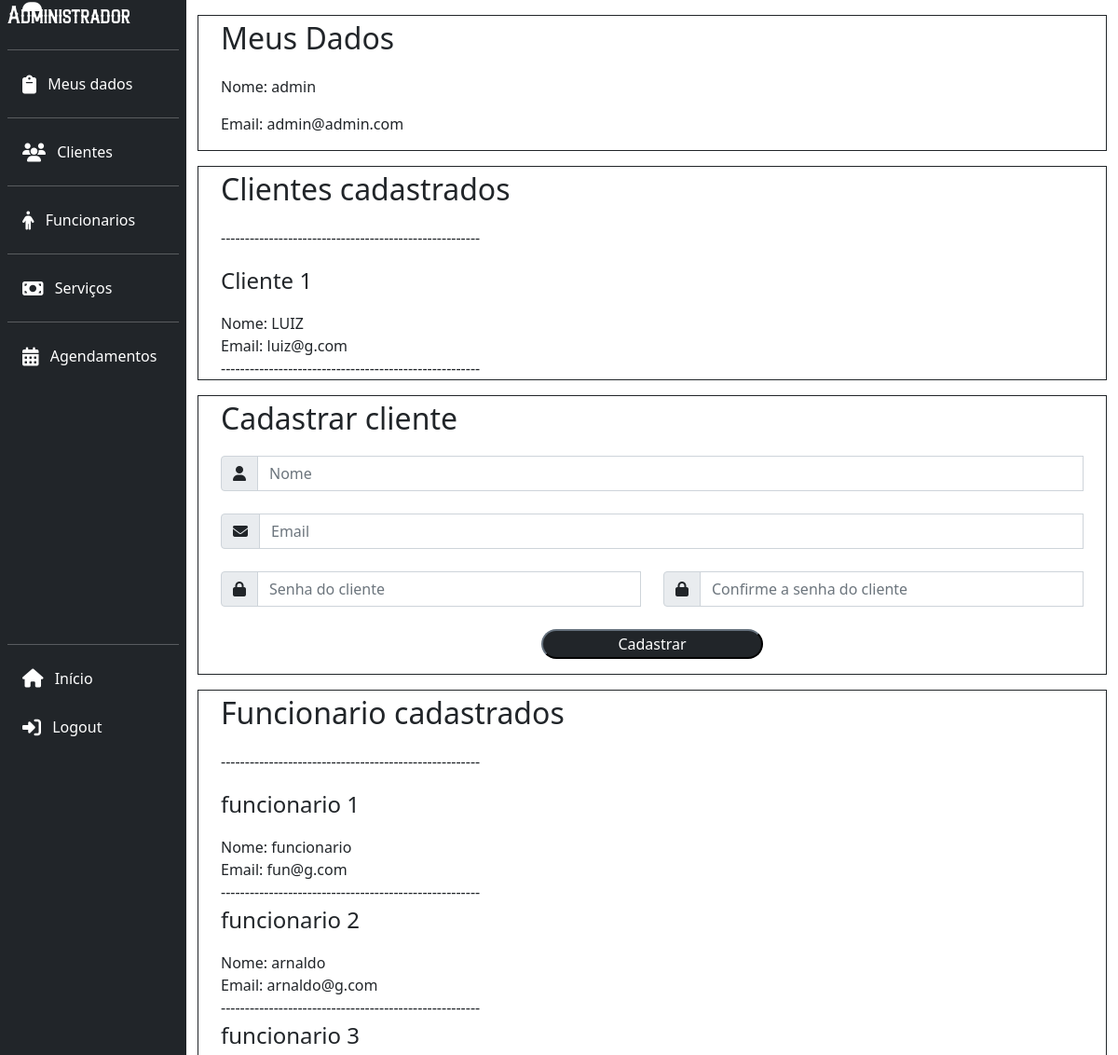
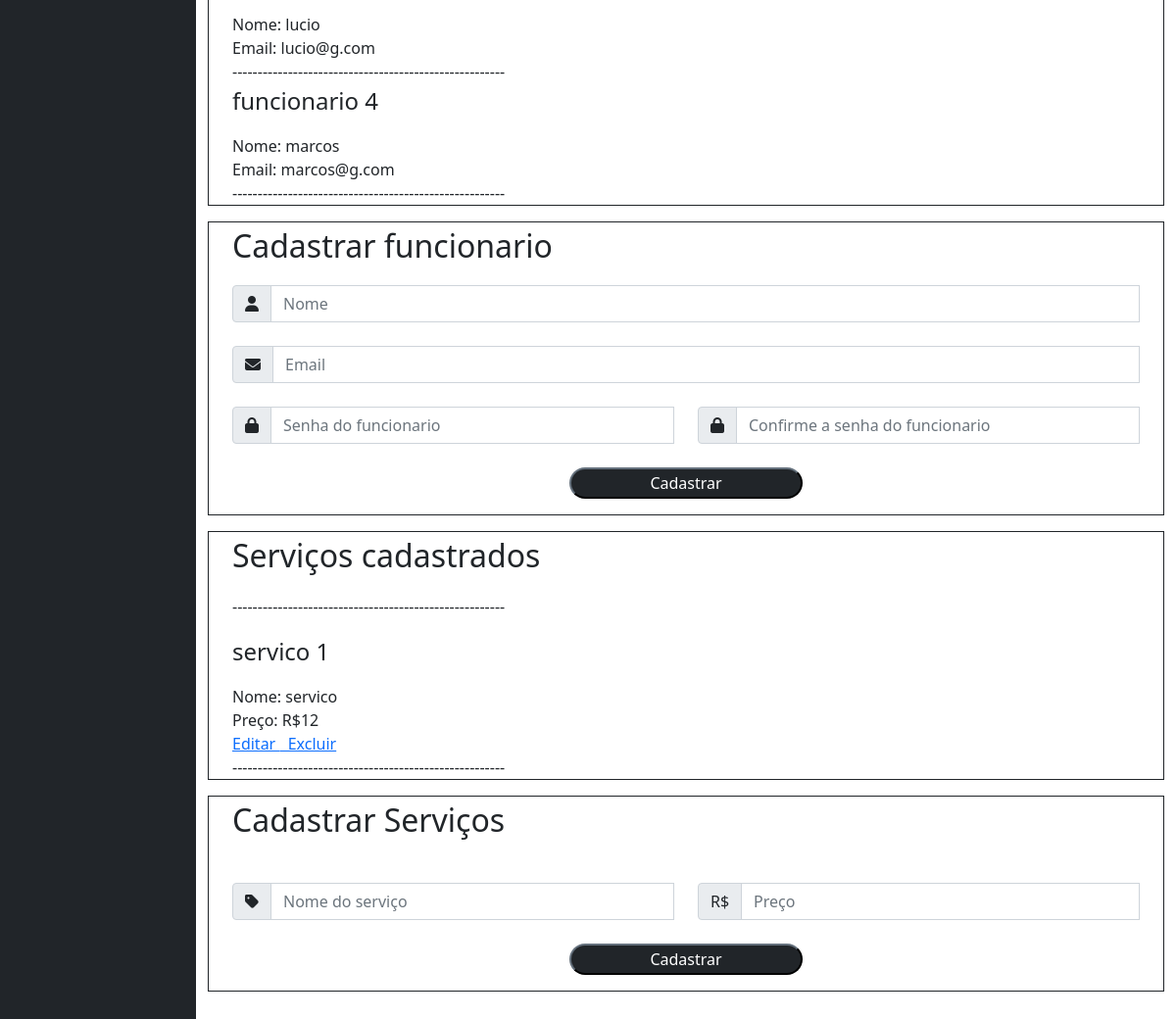
Page /php/perfiladm.php (signed in) on the committed database (2 pictures, top to bottom).
### tables this page shows
CREATE TABLE adm ( 
    id_adm int NOT NULL AUTO_INCREMENT, 
    nome varchar(100) NOT NULL, 
    email varchar(100) NOT NULL, 
    senha varchar(255) NOT NULL, 
    primary key(id_adm) 
);

CREATE TABLE cliente ( 
    id_cliente int NOT NULL AUTO_INCREMENT, 
    nome varchar(100) NOT NULL, 
    email varchar(100) NOT NULL, 
    senha varchar(255) NOT NULL, 
    primary key(id_cliente) 
);

CREATE TABLE funcionario ( 
    id_funcionario int NOT NULL AUTO_INCREMENT, 
    nome varchar(100) NOT NULL, 
    email varchar(100) NOT NULL, 
    senha varchar(255) NOT NULL, 
    primary key(id_funcionario) 
);

CREATE TABLE servico ( 
    id_servico int NOT NULL AUTO_INCREMENT, 
    nome varchar(100) NOT NULL, 
    preco int NOT NULL, 
    primary key(id_servico)
);

### php/perfiladm.php (the view, shortened to what this page needs)
<?php
    include "../sql/conectamysqlcdb.php";
    $id = $_SESSION['adm'];
    $sql1 = "SELECT nome, email, senha FROM adm WHERE id_adm ='$id'";
    $resadm = mysqli_query($mysqli, $sql1);
    $adm = mysqli_fetch_array($resadm);
?>
<html>
    <head>
        <link rel="stylesheet" type="text/css" href="../css/style.css">
        <link href="https://cdn.jsdelivr.net/npm/bootstrap@5.0.0/dist/css/bootstrap.min.css" rel="stylesheet" >
    </head>
    <body>
    <div class="container-fluid">
        <div class="row flex-nowrap">
            <div class="col-auto col-md-3 col-xl-2 px-sm-2 px-0 bg-dark">
                <div class="d-flex flex-column text-white min-vh-100 sticky-top">
                    <a href="" class="align-items-center mb-3 mb-md-0 me-md-auto text-white text-decoration-none">
                        <span class="fs-4 fontecdb d-none d-md-inline-block">Administrador</span>
                    </a>
                    <hr class="d-none d-md-inline-block">
                    <ul class="nav nav-pills flex-column mb-auto">
                    <li class="nav-item">
                        <a href="#dados" class="nav-link text-white" aria-current="page">
                            <i class="fa-solid fa-clipboard fa-lg me-2" ></i>
                            <span class="fs-6 d-none d-md-inline-block"> Meus dados</span>
                        </a>
                    </li>
                    <hr class="d-none d-md-block">
                    <li>
                        <a href="#clientes" class="nav-link text-white" aria-current="page">
                            <i class="fa-solid fa-users fa-lg me-2" ></i>
                            <span class="fs-6 d-none d-md-inline-block">Clientes</span>
                        </a>
                    </li>
                    <hr class="d-none d-md-block">
                    <li>
                        <a href="#funcionarios" class="nav-link text-white">
                            <i class="fa-solid fa-person fa-lg me-2" ></i>
                            <span class="fs-6 d-none d-md-inline-block">Funcionarios</span>
                        </a>
                    </li>
                    <hr class="d-none d-md-block">
                    <li>
                        <a href="#servicos" class="nav-link text-white">
                            <i class="fa-solid fa-money-bill fa-lg me-2" ></i>
                            <span class="fs-6 d-none d-md-inline-block">Serviços</span>
                        </a>
                    </li>
                    <hr class="d-none d-md-block">
                    <li>
                        <a href="#" class="nav-link text-white">
                            <i class="fa-solid fa-calendar-days fa-lg me-2" ></i>
                            <span class="fs-6 d-none d-md-inline-block"> Agendamentos</span>
                        </a>
                    </li>
                    </ul>
                    <hr>
                    <a href="mainpage.php" class="nav-link text-white">
                        <i class="fa-solid fa-home fa-lg me-2" ></i>
                        <span class="fs-6 d-none d-md-inline-block">Início</span>
                    </a>
                    <a href="logout.php" class="nav-link text-white">
                        <i class="fa-solid fa-right-to-bracket fa-lg mb-1 me-2 mt-4" ></i>
                        <span class="fs-6 d-none d-md-inline-block">Logout</span>
                    </a>
                    </div>
                </div>
                <div class="col py-3">
                    <div class="container border border-dark" id="dados">
                    <p class="fs-2">Meus Dados</p>
                    <?php
                        echo "<p>Nome: ".$adm["nome"]."</p>";
                        echo "<p>Email: ".$adm["email"]."</p>";
                    ?>
                </div>
                <div class="col py-3">
                <div class="container border border-dark" id="clientes">
                    <p class="fs-2">Clientes cadastrados</p>
                    <p>------------------------------------------------------</p>
                    <?php
                        $sql1 = "SELECT * FROM cliente;";
                        $rescliente = mysqli_query($mysqli, $sql1);
                        $linhascliente = mysqli_num_rows($rescliente);
                        for($i=0; $i < $linhascliente; $i++){
                            $cliente = mysqli_fetch_array($rescliente);
                            echo "<p class='fs-4'>Cliente ".$cliente['id_cliente']."</p>";
                            echo "Nome: ".$cliente["nome"]."<br>";
                            echo "Email: ".$cliente["email"]."<br>";
                            echo "------------------------------------------------------<br>";
                           }
                    ?>
                </div>
                <div class="col py-3">
                    <div class="container border border-dark">
                    <p class="fs-2">Cadastrar cliente</p>
                    <form action="editlog.php" method="POST" class="needs-validation" novalidate>
                        <div class="form-row">
                            <div class="form-group col">
                                <div class="input-group mt-2">
                                    <span class="input-group-text"><i class="fa-solid fa-user"></i></span>
                                    <input type="text" class="form-control" id="nome" name="nome" placeholder="Nome" required>
                                </div>
                            </div>
                            <div class="form-group col">
                                <div class="input-group mt-4">
                                    <span class="input-group-text"><i class="fas fa-envelope"></i></span>
                                    <input type="email" class="form-control" id="emailcadastrocliente" name="emailcadastrocliente" placeholder="Email" required>
                                </div>
                            </div>
                        </div>
                        <div class="row">
                          <div class="col-6">
                            <div class="input-group mt-4">
                                <span class="input-group-text"><i class="fas fa-lock"></i></span>
                                <input type="password" class="form-control" id="senhacadastrocliente" name="senhacadastrocliente" placeholder="Senha do cliente" pattern=".{6,}" required>
                            </div>
                          </div>
                          <div class="col-6">
                            <div class="input-group mt-4">
                                <span class="input-group-text"><i class="fas fa-lock"></i></span>
                                <input type="password" class="form-control" id="confirmasenha" name="confirmasenha" placeholder="Confirme a senha do cliente" pattern=".{6,}" required>
                            </div>
                          </div>
                        </div>
                        <div class="text-center mt-4">
                            <button type="submit" class="botaoinput btn-dark" >Cadastrar</button>
                        </div>
                    </form>
                </div>
                <div class="col py-3">
                <div class="container border border-dark" id="funcionarios">
                    <p class="fs-2">Funcionario cadastrados</p>
                    <p>------------------------------------------------------</p>
                    <?php
                        $sql2 = "SELECT * FROM funcionario";
                        $resfuncionario = mysqli_query($mysqli, $sql2);
                        $linhasfuncionario = mysqli_num_rows($resfuncionario);
                        for($i=0; $i < $linhasfuncionario; $i++){
                            $funcionario = mysqli_fetch_array($resfuncionario);
                            echo "<p class='fs-4'>funcionario ".$funcionario['id_funcionario']."</p>";
                            echo "Nome: ".$funcionario["nome"]."<br>";
                            echo "Email: ".$funcionario["email"]."<br>";
                            echo "------------------------------------------------------<br>";
                           }
                    ?>
                </div>
                <div class="col py-3">
                    <div class="container border border-dark">
                    <p class="fs-2">Cadastrar funcionario</p>
                    <form action="editlog.php" method="POST" class="needs-validation" novalidate>
                        <div class="form-row">
                            <div class="form-group col">
                                <div class="input-group mt-2">
                                    <span class="input-group-text"><i class="fa-solid fa-user"></i></span>
                                    <input type="text" class="form-control" id="nome" name="nome" placeholder="Nome" required>
                                </div>
                            </div>
                            <div class="form-group col">
                                <div class="input-group mt-4">
                                    <span class="input-group-text"><i class="fas fa-envelope"></i></span>
                                    <input type="email" class="form-control" id="emailcadastrofuncionario" name="emailcadastrofuncionario" placeholder="Email" required>
                                </div>
                            </div>
                        </div>
                        <div class="row">
                          <div class="col-6">
                            <div class="input-group mt-4">
                                <span class="input-group-text"><i class="fas fa-lock"></i></span>
                                <input type="password" class="form-control" id="senhacadastrofuncionario" name="senhacadastrofuncionario" placeholder="Senha do funcionario" pattern=".{6,}" required>
                            </div>
                          </div>
                          <div class="col-6">
                            <div class="input-group mt-4">
                                <span class="input-group-text"><i class="fas fa-lock"></i></span>
                                <input type="password" class="form-control" id="confirmasenha" name="confirmasenha" placeholder="Confirme a senha do funcionario" pattern=".{6,}" required>
                            </div>
                          </div>
                        </div>
                        <div class="text-center mt-4">
                            <button type="submit" class="botaoinput btn-dark" >Cadastrar</button>
                        </div>
                    </form>
                </div>
                <div class="col py-3">
                <div class="container border border-dark" id="servicos">
                    <p class="fs-2">Serviços cadastrados</p>
                    <p>------------------------------------------------------</p>
                    <?php
                        $sql3 = "SELECT * FROM servico;";
                        $resservico = mysqli_query($mysqli, $sql3);
                        $linhasservico = mysqli_num_rows($resservico);
                        for($i=0; $i < $linhasservico; $i++){
                            $servico = mysqli_fetch_array($resservico);
                            echo "<p class='fs-4'>servico ".$servico['id_servico']."</p>";
                            echo "Nome: ".$servico["nome"]."<br>";
                            echo "Preço: R$".$servico["preco"]."<br>";
                            echo "<a href='alterar-excluir-adm.php?id=".$servico['id_servico']."'>Editar </a>";
                            echo "<a href='alterar-excluir-adm.php?excluir-servico-id=".$servico['id_servico']."'>&nbsp Excluir</a><br><input type='hidden' name='operacao' value='excluir'>";
                            echo "------------------------------------------------------<br>";
                           }
                    ?>
                </div>
                <div class="col py-3">
                <div class="container border border-dark">
                    <p class="fs-2">Cadastrar Serviços</p>
                    <form action="editlog.php" method="POST" class="needs-validation" novalidate>
                            <div class="row">
                            <div class="col-6">
                                <div class="input-group mt-4">
                                    <span class="input-group-text"><i class="fas fa-tag"></i></span>
                                    <input type="text" class="form-control" id="nomeservico" name="nomeservico" placeholder="Nome do serviço" required>
                                </div>
                            </div>
                            <div class="col-6">
                                <div class="input-group mt-4">
                                    <span class="input-group-text">R$</i></span>
                                    <input type="text" class="form-control" id="precoservico" name="precoservico" placeholder="Preço" required>
                                </div>
                            </div>
                            </div>
                            <div class="text-center mt-4">
                                <button type="submit" class="botaoinput btn-dark" >Cadastrar</button>
                            </div>
                        </form>
                    </div>
                    </div>
                </div>
            </div>
        </div>
    </body>
</html>

### css/style.css (style rules this page uses)
.fontecdb { font-family: 'logofont'; }
body { font-size: 100%; }
.botaoinput { border-radius: 70px; padding: 2px 80px; }

### rows in the picture
adm: nome "admin", email "admin@admin.com"
cliente: id_cliente "1", nome "LUIZ", email "luiz@g.com"
funcionario: id_funcionario "1", nome "funcionario", email "fun@g.com"
funcionario: id_funcionario "2", nome "arnaldo", email "arnaldo@g.com"
funcionario: id_funcionario "3", nome "lucio", email "lucio@g.com"
funcionario: id_funcionario "4", nome "marcos", email "marcos@g.com"
servico: id_servico "1", nome "servico", preco "12"
